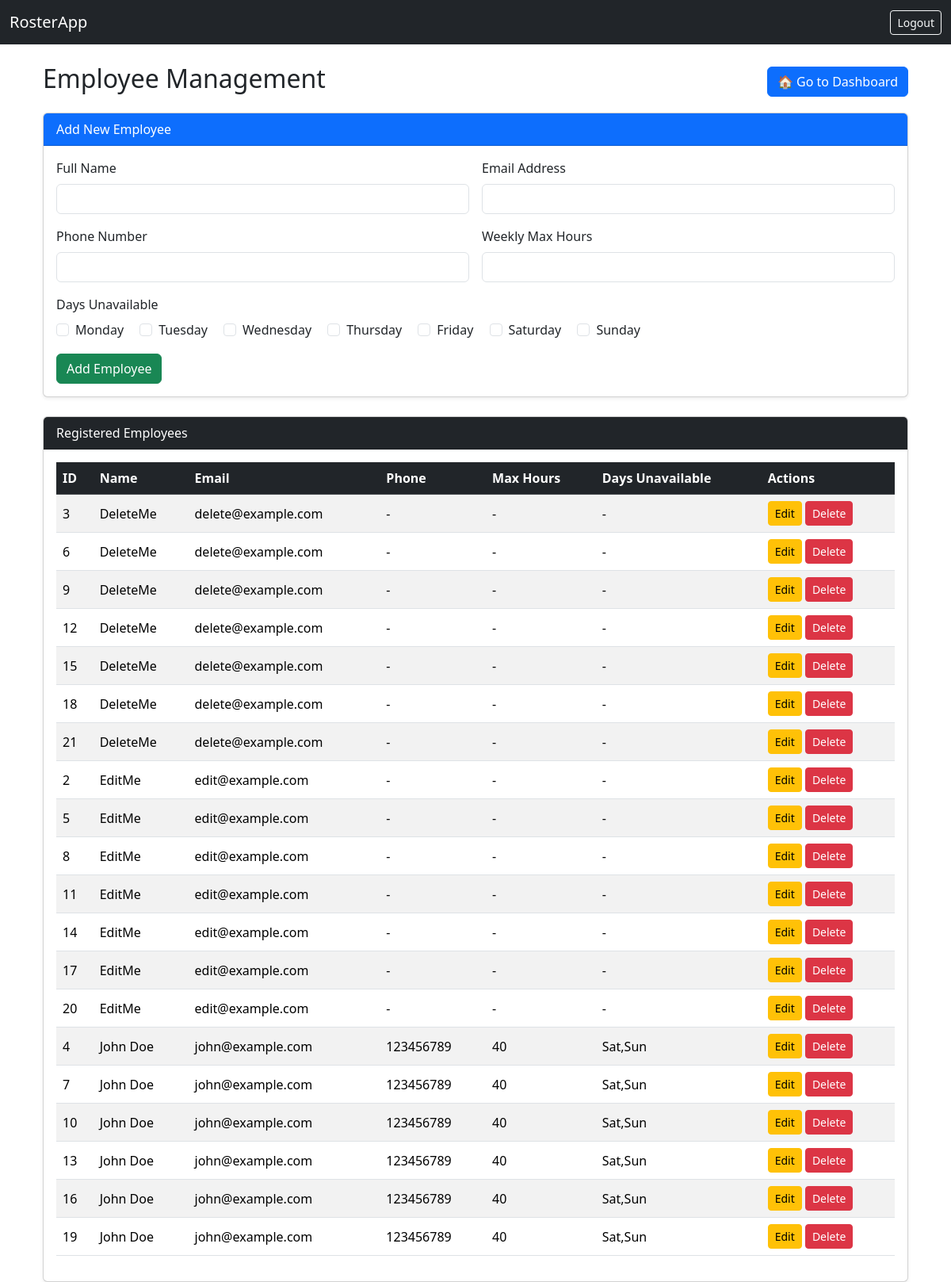
Before: /employees (signed in) with the older database file.
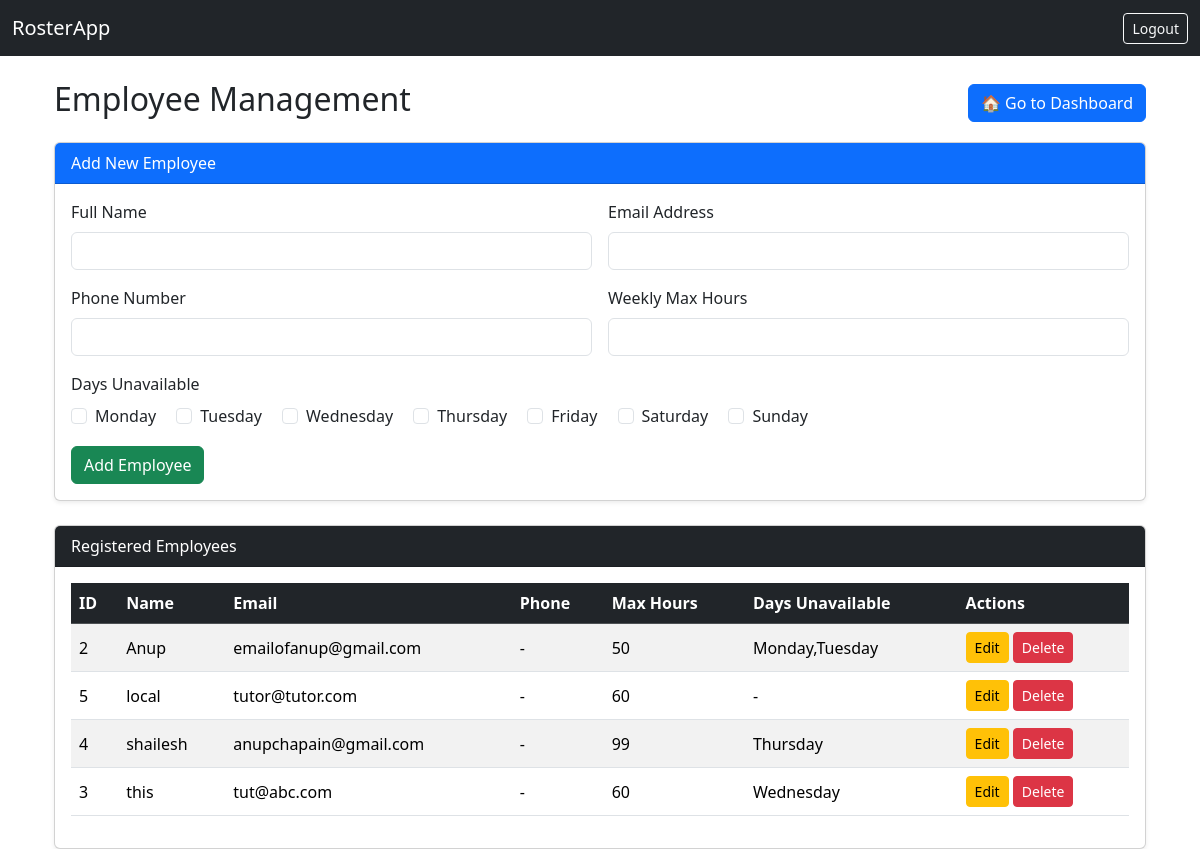
After: the same page with the newer database file.
### tables this page shows
CREATE TABLE staff (
            staff_id         INTEGER PRIMARY KEY AUTOINCREMENT,
            name             TEXT NOT NULL,
            email            TEXT NOT NULL,
            phone_number     TEXT,
            max_hours        TEXT,
            days_unavailable TEXT
        );

### app/routes.py (the view)
@bp.route("/employees")
def employees():
    conn = get_db()
    cur = conn.cursor()
    cur.execute("SELECT * FROM staff ORDER BY name ASC")
    employees = cur.fetchall()
    return render_template("employees.html", employees=employees)

### app/database.py (called while the page is built)
def get_db():
    if 'db' not in g:
        db_path = current_app.config.get('DATABASE', 'roster.db')
        db_dir = os.path.dirname(db_path)
        if db_dir:
            os.makedirs(db_dir, exist_ok=True)
        g.db = sqlite3.connect(db_path)
        g.db.row_factory = sqlite3.Row
    return g.db

### app/routes.py (called while the page is built)
@bp.before_request
def require_login():
    if "manager_id" not in session and request.endpoint not in ("main.login", "main.static"):
        flash("Please log in to access this page.", "warning")
        return redirect(url_for("main.login"))

### app/templates/employees.html (shortened to what this page needs)
{% extends "base.html" %}
{% block content %}
<div class="container mt-4">
    <div class="d-flex justify-content-between align-items-center mb-3">
        <h2> Employee Management</h2>
        <a href="{{ url_for('main.dashboard') }}" class="btn btn-primary">🏠 Go to Dashboard</a>
    </div>
    <div class="card shadow-sm mb-4">
        <div class="card-header bg-primary text-white">
             Add New Employee
        </div>
        <div class="card-body">
            <form action="{{ url_for('main.add_employee') }}" method="post" class="row g-3">
                <div class="col-md-6">
                    <label for="name" class="form-label">Full Name</label>
                    <input type="text" name="name" id="name" class="form-control" required>
                </div>
                <div class="col-md-6">
                    <label for="email" class="form-label">Email Address</label>
                    <input type="email" name="email" id="email" class="form-control" required>
                </div>
                <div class="col-md-6">
                    <label for="phone" class="form-label">Phone Number</label>
                    <input type="text" name="phone" id="phone" class="form-control">
                </div>
                <div class="col-md-6">
                    <label for="max_hours" class="form-label">Weekly Max Hours</label>
                    <input type="text" name="max_hours" id="max_hours" class="form-control">
                </div>
                <div class="col-md-12">
                    <label class="form-label">Days Unavailable</label><br>
                    {% for day in ["Monday","Tuesday","Wednesday","Thursday","Friday","Saturday","Sunday"] %}
                    <div class="form-check form-check-inline">
                        <input class="form-check-input" type="checkbox" name="days_unavailable" value="{{ day }}" id="{{ day }}">
                        <label class="form-check-label" for="{{ day }}">{{ day }}</label>
                    </div>
                    {% endfor %}
                </div>
                <div class="col-12">
                    <button type="submit" class="btn btn-success">
                         Add Employee
                    </button>
                </div>
            </form>
        </div>
    </div>
    <div class="card shadow-sm">
        <div class="card-header bg-dark text-white">
             Registered Employees
        </div>
        <div class="card-body">
            {% if employees %}
            <table class="table table-striped table-hover align-middle">
                <thead class="table-dark">
                    <tr>
                        <th>ID</th>
                        <th>Name</th>
                        <th>Email</th>
                        <th>Phone</th>
                        <th>Max Hours</th>
                        <th>Days Unavailable</th>
                        <th>Actions</th>
                    </tr>
                </thead>
                <tbody>
                    {% for emp in employees %}
                    <tr>
                        <td>{{ emp['staff_id'] }}</td>
                        <td>{{ emp['name'] }}</td>
                        <td>{{ emp['email'] }}</td>
                        <td>{{ emp['phone_number'] or '-' }}</td>
                        <td>{{ emp['max_hours'] or '-' }}</td>
                        <td>{{ emp['days_unavailable'] or '-' }}</td>
                        <td>
                            <a href="{{ url_for('main.edit_employee', staff_id=emp['staff_id']) }}" class="btn btn-sm btn-warning">
                                 Edit
                            </a>
                            <form action="{{ url_for('main.delete_employee', staff_id=emp['staff_id']) }}" method="post" style="display:inline;">
                                <button type="submit" class="btn btn-sm btn-danger" onclick="return confirm('Are you sure you want to delete this employee?');">
                                     Delete
                                </button>
                            </form>
                        </td>
                    </tr>
                    {% endfor %}
                </tbody>
            </table>
            {% else %}
            <div class="alert alert-info text-center">No employees registered yet.</div>
            {% endif %}
        </div>
    </div>
</div>
{% endblock %}

### app/templates/base.html (shortened to what this page needs)
<!DOCTYPE html>
<html lang="en">
<head>
    <link href="https://cdn.jsdelivr.net/npm/bootstrap@5.3.2/dist/css/bootstrap.min.css" rel="stylesheet">
</head>
<body>
<nav class="navbar navbar-expand-lg navbar-dark bg-dark mb-4">
    <div class="container-fluid">
        <a class="navbar-brand" href="{{ url_for('main.dashboard') }}">RosterApp</a>
        <div>
            {% if session.get('manager_id') %}
                <a href="{{ url_for('main.logout') }}" class="btn btn-outline-light btn-sm">Logout</a>
            {% endif %}
        </div>
    </div>
</nav>
<div class="container">
    {% block content %}{% endblock %}
</div>
</body>
</html>

Changed rows visible on the page:
removed staff: staff_id "6", name "DeleteMe", email "delete@example.com", phone_number "-", max_hours "-", days_unavailable "-"
removed staff: staff_id "9", name "DeleteMe", email "delete@example.com", phone_number "-", max_hours "-", days_unavailable "-"
removed staff: staff_id "12", name "DeleteMe", email "delete@example.com", phone_number "-", max_hours "-", days_unavailable "-"
removed staff: staff_id "15", name "DeleteMe", email "delete@example.com", phone_number "-", max_hours "-", days_unavailable "-"
removed staff: staff_id "18", name "DeleteMe", email "delete@example.com", phone_number "-", max_hours "-", days_unavailable "-"
removed staff: staff_id "21", name "DeleteMe", email "delete@example.com", phone_number "-", max_hours "-", days_unavailable "-"
removed staff: staff_id "8", name "EditMe", email "edit@example.com", phone_number "-", max_hours "-", days_unavailable "-"
removed staff: staff_id "11", name "EditMe", email "edit@example.com", phone_number "-", max_hours "-", days_unavailable "-"
removed staff: staff_id "14", name "EditMe", email "edit@example.com", phone_number "-", max_hours "-", days_unavailable "-"
removed staff: staff_id "17", name "EditMe", email "edit@example.com", phone_number "-", max_hours "-", days_unavailable "-"
removed staff: staff_id "20", name "EditMe", email "edit@example.com", phone_number "-", max_hours "-", days_unavailable "-"
removed staff: staff_id "7", name "John Doe", email "john@example.com", phone_number "123456789", max_hours "40", days_unavailable "Sat,Sun"
removed staff: staff_id "10", name "John Doe", email "john@example.com", phone_number "123456789", max_hours "40", days_unavailable "Sat,Sun"
removed staff: staff_id "13", name "John Doe", email "john@example.com", phone_number "123456789", max_hours "40", days_unavailable "Sat,Sun"
removed staff: staff_id "16", name "John Doe", email "john@example.com", phone_number "123456789", max_hours "40", days_unavailable "Sat,Sun"
removed staff: staff_id "19", name "John Doe", email "john@example.com", phone_number "123456789", max_hours "40", days_unavailable "Sat,Sun"
changed staff id 2: name "EditMe" → "Anup"; email "edit@example.com" → "emailofanup@gmail.com"; max_hours "-" → "50"; days_unavailable "-" → "Monday,Tuesday"
changed staff id 5: name "EditMe" → "local"; email "edit@example.com" → "tutor@tutor.com"; max_hours "-" → "60"
changed staff id 4: name "John Doe" → "shailesh"; email "john@example.com" → "anupchapain@gmail.com"; phone_number "123456789" → "-"; max_hours "40" → "99"; days_unavailable "Sat,Sun" → "Thursday"
changed staff id 3: name "DeleteMe" → "this"; email "delete@example.com" → "tut@abc.com"; max_hours "-" → "60"; days_unavailable "-" → "Wednesday"; moves down the list
